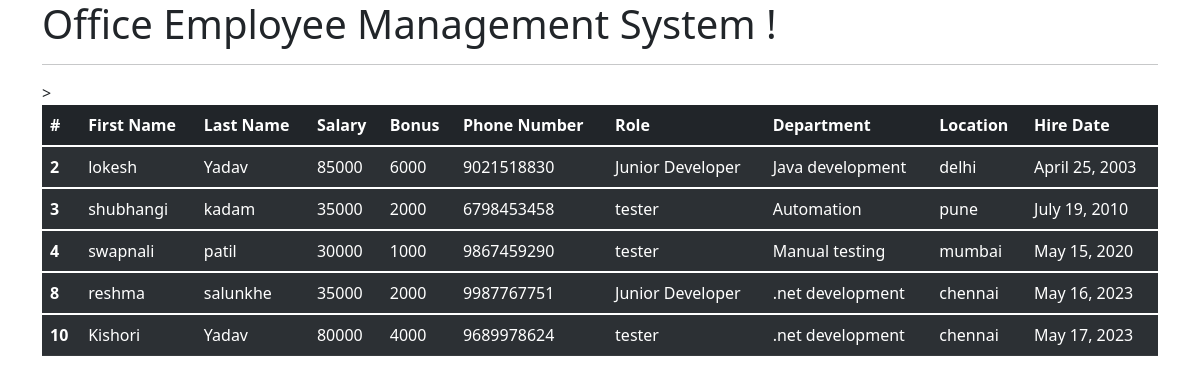
The app's page /all_emp with its own data.
### emp_app1/models.py (models this page shows, shortened)
class Employee(models.Model):
    first_name = models.CharField(max_length=100, null=False)
    last_name = models.CharField(max_length=100)
    dept = models.ForeignKey(Department, on_delete=models.CASCADE)
    salary = models.IntegerField(default=0)
    bonus = models.IntegerField(default=0)
    role = models.ForeignKey(Role, on_delete=models.CASCADE)
    phone = models.IntegerField(default=0)
    hire_date = models.DateField()
    def __str__(self):
        return "%s %s %s" % (self.first_name, self.last_name, self.phone)

class Role(models.Model):
    name = models.CharField(max_length=100, null=False)

class Department(models.Model):
    name = models.CharField(max_length=100, null=False)
    location = models.CharField(max_length=100)

### emp_app1/views.py (the view)
# urls.py: path('all_emp', views.all_emp, name='all_emp'),
def all_emp(request):
    emps = Employee.objects.all()
    context = {
        'emps': emps
    }
    print(context)
    return render(request, 'view_all_emp.html', context)

### emp_app1/templates/view_all_emp.html (shortened to what this page needs)
<!DOCTYPE html>
<html lang="en">
<head>
</head>
<body>
 <link href="https://cdn.jsdelivr.net/npm/bootstrap@5.1.3/dist/css/bootstrap.min.css" rel="stylesheet">
  <div class="container">
          <h1>Office Employee Management System !</h1>
     <hr>
       <table class="table table-dark table-striped">>
  <thead>
    <tr>
      <th scope="col">#</th>
      <th scope="col">First Name</th>
      <th scope="col">Last Name</th>
      <th scope="col">Salary</th>
      <th scope="col">Bonus</th>
      <th scope="col">Phone Number</th>
      <th scope="col">Role</th>
      <th scope="col">Department</th>
      <th scope="col">Location</th>
      <th scope="col">Hire Date</th>
    </tr>
  </thead>
           {% for emp in emps %}
  <tbody>
    <tr>
      <th scope="row">{{emp.id}}</th>
      <td>{{emp.first_name}}</td>
      <td>{{emp.last_name}}</td>
      <td>{{emp.salary}}</td>
      <td>{{emp.bonus}}</td>
      <td>{{emp.phone}}</td>
      <td>{{emp.role.name}}</td>
      <td>{{emp.dept.name}}</td>
      <td>{{emp.dept.location}}</td>
      <td>{{emp.hire_date}}</td>
    </tr>
  </tbody>
         {% endfor %}
</table>
  </div>
  </body>
</html>

### records on screen
Employee: id "2", first_name "lokesh", last_name "Yadav", salary "85000", bonus "6000", phone "9021518830", role.name "Junior Developer", dept.name "Java development", dept.location "delhi", hire_date "April 25, 2003"
Employee: id "3", first_name "shubhangi", last_name "kadam", salary "35000", bonus "2000", phone "6798453458", role.name "tester", dept.name "Automation", dept.location "pune", hire_date "July 19, 2010"
Employee: id "4", first_name "swapnali", last_name "patil", salary "30000", bonus "1000", phone "9867459290", role.name "tester", dept.name "Manual testing", dept.location "mumbai", hire_date "May 15, 2020"
Employee: id "8", first_name "reshma", last_name "salunkhe", salary "35000", bonus "2000", phone "9987767751", role.name "Junior Developer", dept.name ".net development", dept.location "chennai", hire_date "May 16, 2023"
Employee: id "10", first_name "Kishori", last_name "Yadav", salary "80000", bonus "4000", phone "9689978624", role.name "tester", dept.name ".net development", dept.location "chennai", hire_date "May 17, 2023"
